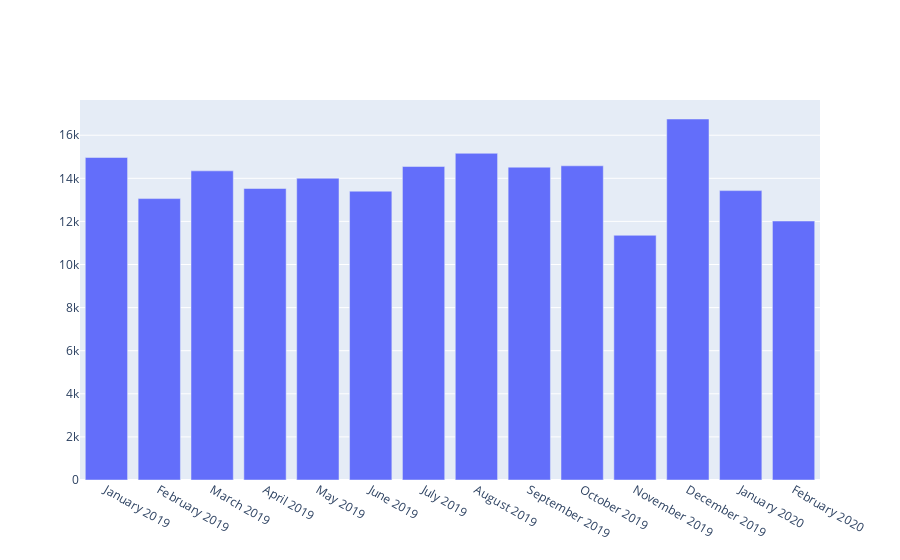

Write notebook code for a chart like this one.
### Code cell
# monthly submissions
fig = go.Figure([go.Bar(x=months, y=submissions)])
fig.show()

### Figure 1 — Plotly figure (JSON) as saved in the notebook; plotly's stock layout.template omitted (floating-point values rounded to 4 significant figures)
{"data": [{"type": "bar", "x": ["January 2019", "February 2019", "March 2019", "April 2019", "May 2019", "June 2019", "July 2019", "August 2019", "September 2019", "October 2019", "November 2019", "December 2019", "January 2020", "February 2020"], "y": [14966, 13059, 14345, 13527, 14004, 13402, 14547, 15160, 14516, 14580, 11355, 16752, 13429, 12018]}], "layout": {}}
